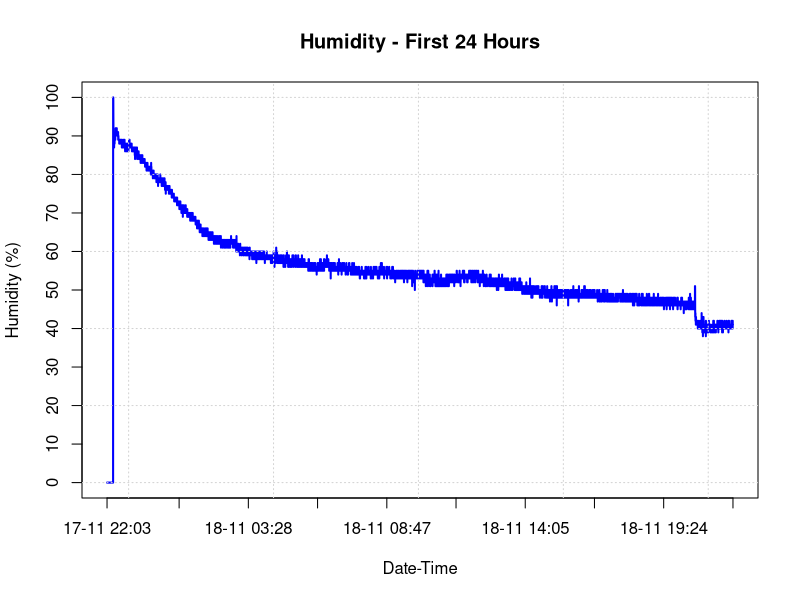

The R source for this figure:
# Load CSV
data <- read.csv("output.csv", stringsAsFactors = FALSE)

# Convert 'date' column to POSIXct
data$date <- as.POSIXct(data$date, format="%Y-%m-%d %H:%M:%S")

# Filter only the first 24 hours
start_time <- min(data$date)
end_time <- start_time + 24*60*60  # 24 hours later
data_24h <- subset(data, date >= start_time & date <= end_time)

# Determine min and max humidity, rounded to nearest 5%
y_min <- floor(min(data_24h$humidity) / 5) * 5
y_max <- ceiling(max(data_24h$humidity) / 5) * 5

# Plot line chart, suppress default axes
plot(data_24h$date, data_24h$humidity,
     type = "l", lwd = 2, col = "blue",
     xlab = "Date-Time", ylab = "Humidity (%)",
     main = "Humidity - First 24 Hours",
     xaxt = "n", yaxt = "n")  # suppress axes

# Custom y-axis: every 5%
axis(2, at = seq(y_min, y_max, by = 10))

# Custom x-axis: use actual recorded timestamps (approx. 8-10 ticks)
num_ticks <- 10
tick_indices <- round(seq(1, nrow(data_24h), length.out = num_ticks))
x_ticks <- data_24h$date[tick_indices]
axis.POSIXct(1, at = x_ticks, format="%d-%m %H:%M")

# Optional: add grid
grid()
